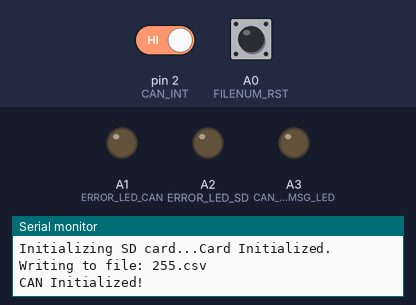
Recording of a sketch running on a simulated Arduino Uno, built for the host (arithmetic inside an expression is 32-bit, double 64-bit). Parts: output pins drawn as LEDs (lit = HIGH), the last lines printed to the serial monitor. The inputs (shaded band) are chosen by the test bench; at power-on: pin 2 (CAN_INT) HIGH, A0 (FILENUM_RST) HIGH. Storage starts empty; EEPROM starts erased.

Above: at 2.2 s.
2.3 s: pin 2 (CAN_INT) driven LOW
At 3.0 s:
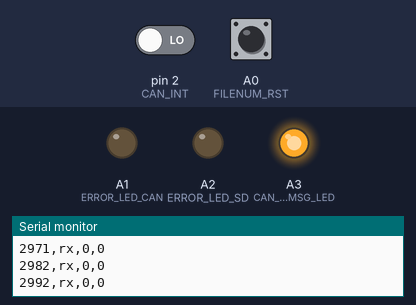
Timing chart, 0 to 5.3 s (numbered marks = the images above; inputs shaded):
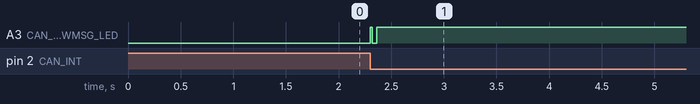

The sketch:

CAN_Logger.ino
```cpp
/*
   (C) Yash Tambi
   yash.tambi@gmail.com

   CAN_Tx format on Serial:
   $<cmd>,<id>,<dlc>,<byte0>,<byte1>,...,<byteN>!
      N: max 8
*/

#include <EEPROM.h>
#include <mcp_can.h>
#include <SPI.h>
#include <SD.h>

#define CAN_INT             2               // Setting pin 2 for /INT input
#define CAN_CS              3
#define SD_CS               4
#define FILENUM_RST         A0
#define ERROR_LED_CAN       A1
#define ERROR_LED_SD        A2
#define CAN_NEWMSG_LED      A3
#define CAN_SWITCH          A4

#define FILENAME_EXT            ".csv"
#define DELIMITER               ","

#define CAN_TX_STARTCHAR        '$'
#define CAN_TX_ENDCHAR          '!'

#define BAUDRATE                115200
#define CAN_MAX_DLC             8

#define CAN_BAUDRATE            CAN_500KBPS

#define SEND_OVER_CAN           "cansend"

#define LOG_SD
#define LOG_SERIAL

String filename = "";
String txString = "";

typedef struct {
  uint8_t buf[8];
  uint32_t id;
  uint8_t len;
} canData;
canData rx, tx;

typedef struct {
  bool msgCompleteFlag;
  bool dataFlag;
} msg;
msg serialMsg;


MCP_CAN CAN0(CAN_CS);


void gpio_init (void) {
  pinMode(CAN_NEWMSG_LED, OUTPUT);
  pinMode(ERROR_LED_CAN, OUTPUT);
  pinMode(ERROR_LED_SD, OUTPUT);
  pinMode(FILENUM_RST, INPUT);
  pinMode(CAN_INT, INPUT);

  digitalWrite(CAN_NEWMSG_LED, LOW);
  digitalWrite(ERROR_LED_SD, LOW);
  digitalWrite(ERROR_LED_CAN, LOW);
}


void check_filenum_rst(void) {
  if (!digitalRead(FILENUM_RST))                          // If pin 2 is low, read receive buffer
  {
    uint16_t addr = 255;
    EEPROM.write(addr, 0);
    digitalWrite(ERROR_LED_SD, HIGH);
    digitalWrite(ERROR_LED_CAN, HIGH);
    delay(100);
    digitalWrite(ERROR_LED_SD, LOW);
    digitalWrite(ERROR_LED_CAN, LOW);
  }
}


void can_init (void) {
  if (CAN0.begin(CAN_BAUDRATE) == CAN_OK) {
    Serial.print("CAN Initialized!\r\n");
    digitalWrite(ERROR_LED_CAN, LOW);
  }
  else {
    Serial.print("CAN Init Fail!\r\n");
    digitalWrite(ERROR_LED_CAN, HIGH);
  }
}


void sd_init (void) {
  Serial.print("Initializing SD card...");

  if (!SD.begin(SD_CS)) {
    Serial.println("Card failed, or not present");
    digitalWrite(ERROR_LED_SD, HIGH);
  } else {
    uint16_t filenum = 0;
    uint16_t addr = 400;
    Serial.println("Card Initialized.");

    filenum = EEPROM.read(addr);
    EEPROM.write(addr, ((filenum + 1) % 255));
    delay(1000);
    filename = String(filenum) + FILENAME_EXT;
    Serial.print("Writing to file: ");
    Serial.println(filename);

    write_file_header();
  }
}


void file_write (String str) {
#ifdef LOG_SD
  File dataFile = SD.open(filename, FILE_WRITE);

  if (dataFile) {
    digitalWrite(ERROR_LED_SD, LOW);
    dataFile.println(str);
    dataFile.close();
  }
  else digitalWrite(ERROR_LED_SD, HIGH);
#endif
}


void write_file_header(void) {
  String header = "";
  header += "Time (ms)";
  header += DELIMITER;
  header += "Direction";
  header += DELIMITER;
  header += "CAN ID";
  header += DELIMITER;
  header += "DLC";
  for (uint8_t i = 0; i < 8; i++) {
    header += DELIMITER;
    header += "Byte ";
    header += String(i);
  }

  file_write(header);
}


void log_can_data (void) {
  digitalWrite(CAN_NEWMSG_LED, HIGH);
  String dataString = "";

  CAN0.readMsgBuf(&rx.len, rx.buf);              // Read data: len = data length, buf = data byte(s)
  rx.id = CAN0.getCanId();                    // Get message ID

  dataString += String(millis());
  dataString += DELIMITER;
  dataString += "rx";
  dataString += DELIMITER;
  dataString += String(rx.id, HEX);
  dataString += DELIMITER;
  dataString += String(rx.len, HEX);
  for (uint8_t i = 0; i < rx.len; i++) {
    dataString += DELIMITER;
    dataString += String(rx.buf[i], HEX);
  }

  Serial.println(dataString);

  file_write(dataString);

}


void serial_cmd_parser (void) {
  char *token;
  const char s[2] = ",";
  char d[50];
  uint8_t i = 0;

  txString.toCharArray(d, txString.length() + 1);

  token = strtok(d, s);

  if (strcmp(token, SEND_OVER_CAN) == 0) {
    tx.id = (long unsigned int) atol(token);
    token = strtok(NULL, s);
    tx.len = (unsigned char)(atol(token));
    if (tx.len > CAN_MAX_DLC)
      tx.len = 0;
    while ( token != NULL )
    {
      token = strtok(NULL, s);
      tx.buf[i++] = (unsigned char)(atol(token));
    }
    send_can_data();
  }

  serialMsg.msgCompleteFlag = false;
}


void send_can_data(void) {
  CAN0.sendMsgBuf(tx.id, 0, tx.len, tx.buf);

  String dataString = "";

  dataString += String(millis());
  dataString += DELIMITER;
  dataString += "tx";
  dataString += DELIMITER;
  dataString += String(tx.id, HEX);
  dataString += DELIMITER;
  dataString += String(tx.len, HEX);
  for (uint8_t i = 0; i < tx.len; i++) {
    dataString += DELIMITER;
    dataString += String(tx.buf[i], HEX);
  }

  Serial.println(dataString);
  file_write(dataString);
}


bool check_string() {
  if (txString.length() > 0)
    return true;
  else
    return false;
}


void serialEvent() {
  while (Serial.available()) {

    char input = (char)Serial.read();

    if ((input == CAN_TX_STARTCHAR) ) {
      serialMsg.dataFlag = true;
      serialMsg.msgCompleteFlag = false;
      txString = "";
    } else if (input == CAN_TX_ENDCHAR) {
      serialMsg.msgCompleteFlag = true;
      serialMsg.dataFlag = false;
    } else if (serialMsg.dataFlag == true) {
      txString += input;
    }

  }
}


void setup() {
  Serial.begin(BAUDRATE);

  gpio_init();
  check_filenum_rst();

#ifdef LOG_SD
  sd_init ();
#endif

  can_init ();

  serialMsg.msgCompleteFlag = false;
}


void loop() {
  digitalWrite(CAN_NEWMSG_LED, LOW);

  if (!digitalRead(CAN_INT)) {                         //If pin 2 is low, read receive buffer
    log_can_data();
  }
  if (serialMsg.msgCompleteFlag == true) {             //if new tx message received, send message
    serial_cmd_parser();
  }
}
```

Measured:
- after the input at 2.3 s, A3 (CAN_NEWMSG_LED): LOW → HIGH at once, → LOW 0.02 s later, → HIGH 0.04 s later
